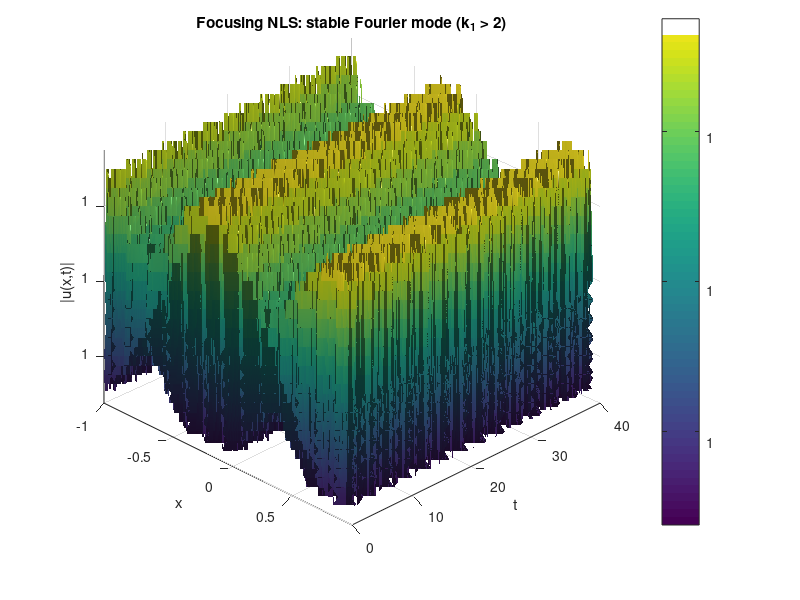

This chart was generated by the following MATLAB code:
function nls_3d_surface_stable_mode()

    clear; clc; close all;

    %% Stable-mode setup: choose L < pi so k1 > 2
    L    = 2.0;       % stable regime, since k1 = 2*pi/L > 2
    eps0 = 1e-6;

    c1   = eps0/2;
    cm1  = eps0*(0.3 - 0.4i)/2;

    %% Numerical parameters
    Nx   = 512;
    Tmax = 40;

    Nt   = 70000;
    dt   = Tmax/Nt;

    saveEvery = 20;

    %% Spatial grid: periodic on [-L/2, L/2)
    x = linspace(-L/2, L/2, Nx+1);
    x(end) = [];

    %% Fourier wave numbers
    k = (2*pi/L) * [0:Nx/2-1, -Nx/2:-1];

    %% Initial condition: one stable Fourier mode
    k1 = 2*pi/L;
    u = 1 ...
        + c1  * exp( 1i*k1*x ) ...
        + cm1 * exp(-1i*k1*x );

    %% Split-step Fourier method
    E = exp(-1i * k.^2 * dt/2);

    nSave = floor(Nt/saveEvery) + 1;
    Uplot = zeros(nSave, Nx);
    Tplot = zeros(nSave, 1);

    Uplot(1,:) = abs(u);
    Tplot(1)   = 0;

    idx = 1;

    for n = 1:Nt

        % half linear step
        uhat = fft(u);
        uhat = E .* uhat;
        u = ifft(uhat);

        % nonlinear step
        u = u .* exp(2i * abs(u).^2 * dt);

        % half linear step
        uhat = fft(u);
        uhat = E .* uhat;
        u = ifft(uhat);

        % save
        if mod(n, saveEvery) == 0
            idx = idx + 1;
            Uplot(idx,:) = abs(u);
            Tplot(idx)   = n * dt;
        end
    end

    %% 3D surface plot
    [X,T] = meshgrid(x, Tplot);

    figure('Color','w');
    surf(X, T, Uplot, 'EdgeColor', 'none', 'FaceColor', 'interp');
    xlabel('x');
    ylabel('t');
    zlabel('|u(x,t)|');
    title('Focusing NLS: stable Fourier mode (k_1 > 2)');
    view(45, 35);
    axis tight;
    colorbar;
    camlight headlight;
    lighting gouraud;

end
